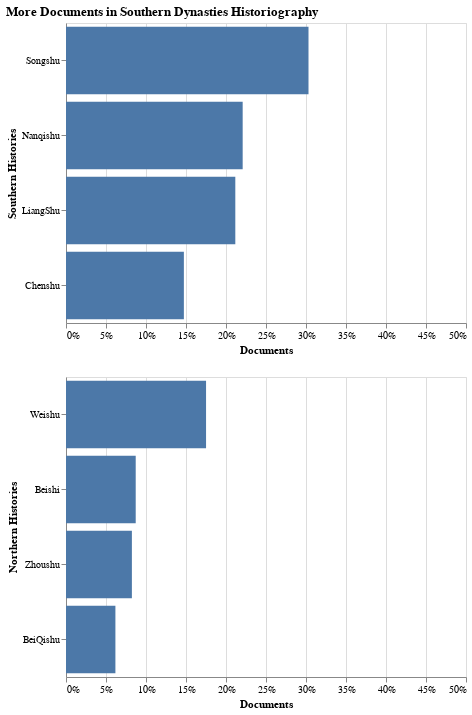

Notebook source saved alongside this figure:
### Code cell
DocPercentageRankedNorth = alt.Chart(SummaryDf.reindex(NorthernHistories).reset_index()).mark_bar().encode(
        y=alt.Y('book', sort=sortOrderPercent, title="Northern Histories"),
        x=alt.X('DocPercentage', axis=alt.Axis(format='%', title='Documents'), scale=alt.Scale(domain=(0, .5)))
    )

DocPercentageRankedSouth = alt.Chart(SummaryDf.reindex(SouthernHistories).reset_index()).mark_bar().encode(
        y=alt.Y('book', sort=sortOrderPercent, title="Southern Histories"),
        x=alt.X('DocPercentage', axis=alt.Axis(format='%', title='Documents'), scale=alt.Scale(domain=(0, .5)))
    )

DocPercentageRankedMajor =  alt.Chart(SummaryDf.reindex(MajorComparisons).reset_index()).mark_bar().encode(
        y=alt.Y('book', sort=sortOrderPercent, title="History"),
        x=alt.X('DocPercentage', axis=alt.Axis(format='%', title='Document as Percent of Whole - Major Histories'), scale=alt.Scale(domain=(0, .5)))
    )



#DocPercentageRankedNorth & DocPercentageRankedSouth 
alt.vconcat(DocPercentageRankedSouth,DocPercentageRankedNorth).properties(
    title="More Documents in Southern Dynasties Historiography")

### Figure 1 — Vega-Lite specification as saved in the notebook (floating-point values rounded to 4 significant figures)
{"$schema": "https://vega.github.io/schema/vega-lite/v3.3.0.json", "config": {"mark": {"tooltip": null}, "view": {"height": 300, "width": 400}}, "datasets": {"data-aa0696d449362784781b40c349aaa561": [{"DocPercentage": 0.3031, "book": "Songshu", "bookname": "Songshu", "commentaryChar": 0, "docsCharTotal": 158866, "docsTotal": 254, "grandChar": 524083, "iDocsCharM": 111375, "iDocsM": 114, "qDocsC": 0, "qDocsCharC": 0, "qDocsCharM": 47491, "qDocsM": 140}, {"DocPercentage": 0.2208, "book": "Nanqishu", "bookname": "NanQishu", "commentaryChar": 0, "docsCharTotal": 54420, "docsTotal": 108, "grandChar": 246422, "iDocsCharM": 31032, "iDocsM": 38, "qDocsC": 0, "qDocsCharC": 0, "qDocsCharM": 23388, "qDocsM": 70}, {"DocPercentage": 0.2116, "book": "LiangShu", "bookname": "Liangshu", "commentaryChar": 0, "docsCharTotal": 63661, "docsTotal": 92, "grandChar": 300801, "iDocsCharM": 45658, "iDocsM": 40, "qDocsC": 0, "qDocsCharC": 0, "qDocsCharM": 18003, "qDocsM": 52}, {"DocPercentage": 0.1473, "book": "Chenshu", "bookname": "Chenshu", "commentaryChar": 0, "docsCharTotal": 22338, "docsTotal": 37, "grandChar": 151600, "iDocsCharM": 15122, "iDocsM": 14, "qDocsC": 0, "qDocsCharC": 0, "qDocsCharM": 7216, "qDocsM": 23}], "data-d939f7ab8d5b56ce91103dae710fdb72": [{"DocPercentage": 0.1751, "book": "Weishu", "bookname": "Weishu", "commentaryChar": 0, "docsCharTotal": 151742, "docsTotal": 274, "grandChar": 866751, "iDocsCharM": 79618, "iDocsM": 76, "qDocsC": 0, "qDocsCharC": 0, "qDocsCharM": 72124, "qDocsM": 198}, {"DocPercentage": 0.06176, "book": "BeiQishu", "bookname": "BeiQishu", "commentaryChar": 0, "docsCharTotal": 13422, "docsTotal": 20, "grandChar": 217321, "iDocsCharM": 11259, "iDocsM": 12, "qDocsC": 0, "qDocsCharC": 0, "qDocsCharM": 2163, "qDocsM": 8}, {"DocPercentage": 0.08236, "book": "Zhoushu", "bookname": "Zhoushu", "commentaryChar": 0, "docsCharTotal": 22885, "docsTotal": 42, "grandChar": 277868, "iDocsCharM": 21097, "iDocsM": 35, "qDocsC": 0, "qDocsCharC": 0, "qDocsCharM": 1788, "qDocsM": 7}, {"DocPercentage": 0.08714, "book": "Beishi", "bookname": "Beishi", "commentaryChar": 0, "docsCharTotal": 104066, "docsTotal": 198, "grandChar": 1194214, "iDocsCharM": 79844, "iDocsM": 111, "qDocsC": 0, "qDocsCharC": 0, "qDocsCharM": 24222, "qDocsM": 87}]}, "title": "More Documents in Southern Dynasties Historiography", "vconcat": [{"data": {"name": "data-aa0696d449362784781b40c349aaa561"}, "encoding": {"x": {"axis": {"format": "%", "title": "Documents"}, "field": "DocPercentage", "scale": {"domain": [0, 0.5]}, "type": "quantitative"}, "y": {"field": "book", "sort": {"field": "DocPercentage", "order": "descending"}, "title": "Southern Histories", "type": "nominal"}}, "mark": "bar"}, {"data": {"name": "data-d939f7ab8d5b56ce91103dae710fdb72"}, "encoding": {"x": {"axis": {"format": "%", "title": "Documents"}, "field": "DocPercentage", "scale": {"domain": [0, 0.5]}, "type": "quantitative"}, "y": {"field": "book", "sort": {"field": "DocPercentage", "order": "descending"}, "title": "Northern Histories", "type": "nominal"}}, "mark": "bar"}]}
